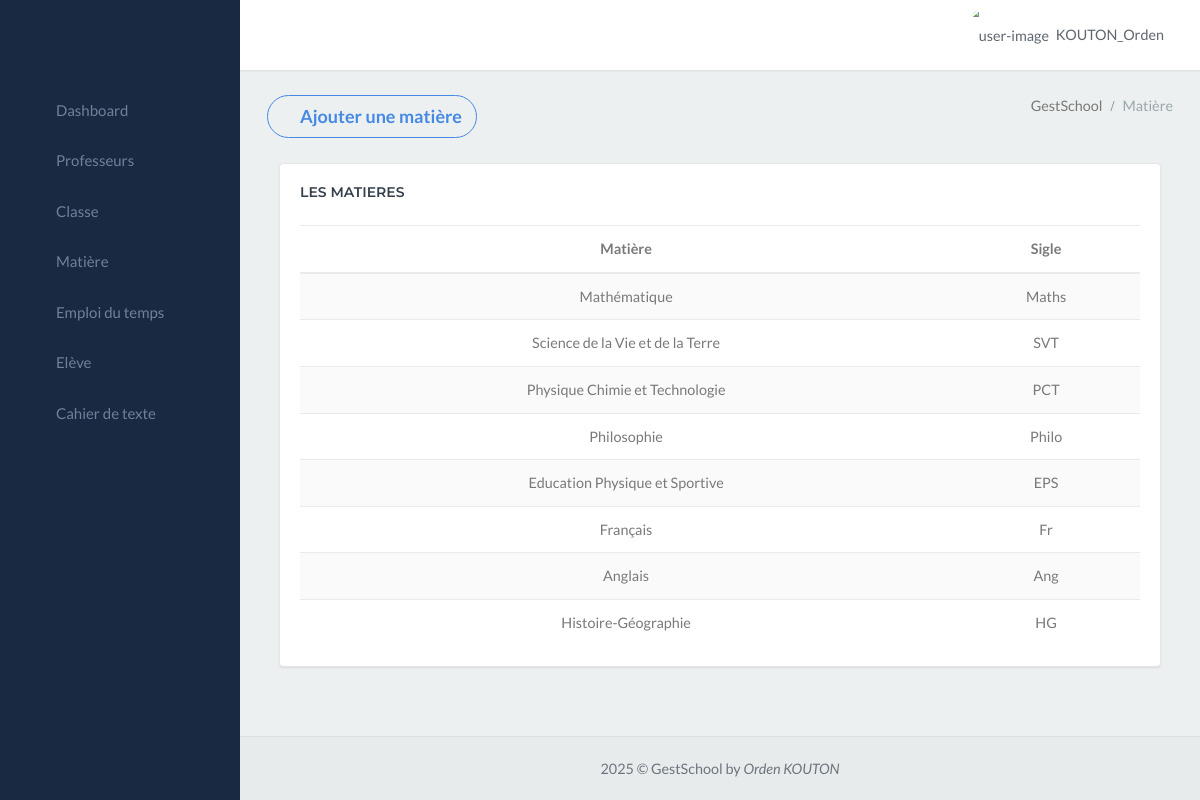
The app's page /gestschool_app/matière/ (signed in) with its own data.
### gestschool_app/models.py (models this page shows, shortened)
class CustomUser(AbstractUser):
    ROLE_CHOICES = (
        ('Choississez un rôle', 'Choississez un rôle'),
        ('Censeur', 'Censeur'),
        ('Surveillant', 'Surveillant'),
        ('Secrétaire', 'Secrétaire'),
        ('Professeur', 'Professeur'),
        ('Comptable', 'Comptable'),
        ('superadmin', 'superadmin'),
    )
    role = models.CharField(max_length=20, choices=ROLE_CHOICES, default='Personnel')
    groups = models.ManyToManyField(
        'auth.Group',
        verbose_name='groups',
        blank=True,
        help_text='The groups this user belongs to. A user will get all permissions granted to each of their groups.',
        related_name="customuser_set",  # Ajout de related_name
        related_query_name="user",
    )
    user_permissions = models.ManyToManyField(
        'auth.Permission',
        verbose_name='user permissions',
        blank=True,
        help_text='Specific permissions for this user.',
        related_name="customuser_permissions_set", # Ajout de related_name
        related_query_name="user",
    )

class Matiere(models.Model):
    nom = models.CharField(max_length=80)
    sigle = models.CharField(max_length=50)

### gestschool_app/views.py (called while the page is built)
@login_required
def matiere(request):
       matieres = Matiere.objects.all()
       return render(request, 'autre/matiere.html', {'matieres': matieres})

### gestschool_app/templates/autre/matiere.html (shortened to what this page needs)
{% extends "menu.html" %}
{% block content %}
<div class="content-page">
    <div class="content">
        <div class="container-fluid">
            <div class="row">
                <div class="col-12">
                    <div class="page-title-box">
                        <button type="button"
                            class="page-title btn btn-outline-success btn-rounded waves-effect width-md waves-light"
                            data-toggle="modal" data-target=".bs-example-modal-lg">
                            <i class="ion ion-md-add-circle"></i>
                            Ajouter une matière
                        </button>
                        <div class="page-title-right">
                            <ol class="breadcrumb p-0 m-0">
                                <li class="breadcrumb-item active">GestSchool</li>
                                <li class="breadcrumb-item"><a>Matière</a></li>
                            </ol>
                        </div>
                        <div class="clearfix"></div>
                    </div>
                </div>
            </div>
            <div class="container-fluid">
                <div class="row">
                    <div class="col-lg-12">
                        <div class="card">
                            <div class="card-body">
                                <h4 class="header-title mb-4">Les Matieres</h4>
                                <div class="table-responsive">
                                    <table class="table table-striped mb-0">
                                        <thead>
                                            <tr>
                                                <th style="text-align: center;">Matière</th>
                                                <th style="text-align: center;">Sigle</th>
                                            </tr>
                                        </thead>
                                        <tbody>
                                            {% for matiere in matieres %}
                                            <tr style="text-align: center;">
                                                <td>{{ matiere.nom }}</td>
                                                <td>{{ matiere.sigle }}</td>
                                            </tr>
                                            {% empty %}
                                            <tr>
                                                <td colspan="3" style="text-align: center; color: red; font-style: italic;">Aucune matière enregistrée</td>
                                            </tr>
                                            {% endfor %}
                                        </tbody>
                                    </table>
                                </div>
                            </div>
                        </div>
                    </div>
                </div>
            </div>
        </div>
    </div>
</div>
{% endblock %}

### gestschool_app/templates/menu.html (shortened to what this page needs)
{% load custom_filters %}
<!DOCTYPE html>
<html lang="en">
<head>
    <link href="/static/libs/sweetalert2/sweetalert2.min.css" rel="stylesheet" type="text/css">
    <link href="/static/libs/datatables/dataTables.bootstrap4.min.css" rel="stylesheet" type="text/css">
    <link href="/static/libs/datatables/buttons.bootstrap4.min.css" rel="stylesheet" type="text/css">
    <link href="/static/libs/datatables/responsive.bootstrap4.min.css" rel="stylesheet" type="text/css">
    <link href="/static/libs/datatables/select.bootstrap4.min.css" rel="stylesheet" type="text/css">
    <link href="/static/css/bootstrap.min.css" rel="stylesheet" type="text/css" id="bootstrap-stylesheet">
    <link href="/static/css/icons.min.css" rel="stylesheet" type="text/css">
    <link href="/static/css/app.min.css" rel="stylesheet" type="text/css" id="app-stylesheet">
</head>
<body>
    <div id="wrapper">
        <div class="navbar-custom">
            <ul class="list-unstyled topnav-menu float-right mb-0">
                <li class="dropdown notification-list">
                    <a class="nav-link dropdown-toggle nav-user mr-0 waves-effect" data-toggle="dropdown" href="#"
                        role="button" aria-haspopup="false" aria-expanded="false">
                        <img src="/static/images/utilisateur-de-profil.png" alt="user-image" class="rounded-circle">
                        <span class="pro-user-name ml-1">
                            {{user.username}} <i class="mdi mdi-chevron-down"></i>
                        </span>
                    </a>
                </li>
            </ul>
            <div class="logo-box">
                <a class="logo text-center logo-light">
                    <span class="logo-lg">
                    </span>
                </a>
            </div>
            <ul class="list-unstyled topnav-menu topnav-menu-left m-0">
                <li>
                    <button class="button-menu-mobile waves-effect">
                        <i class="mdi mdi-menu"></i>
                    </button>
                </li>
            </ul>
        </div>
        <div class="left-side-menu">
            <div class="slimscroll-menu">
                <div id="sidebar-menu">
                    <ul class="metismenu" id="side-menu">
                        {% if user.role == "Censeur" %}
                            <li>
                                <a href="{% url 'index' %}" class="waves-effect">
                                    <i class="ion-md-speedometer"></i>
                                    <span> Dashboard </span>
                                </a>
                            </li>
                            <li>
                                <a href="{% url 'professeur' %}" class="waves-effect">
                                    <i class="mdi mdi-account-outline"></i>
                                    <span> Professeurs </span>
                                </a>
                            </li>
                            <li>
                                <a href="{% url 'classe' %}" class="waves-effect">
                                    <i class="ion-md-home"></i>
                                    <span> Classe </span>
                                </a>
                            </li>
                            <li>
                                <a href="{% url 'matiere' %}" class="waves-effect">
                                    <i class="ion-md-flask"></i>
                                    <span> Matière </span>
                                </a>
                            </li>
                            <li>
                                <a href="{% url 'emploi' %}" class="waves-effect">
                                    <i class="ion ion-ios-calendar"></i>
                                    <span> Emploi du temps </span>
                                </a>
                            </li>
                            <li>
                                <a href="{% url 'eleve' %}" class="waves-effect">
                                    <i class="ion-ios-contacts"></i>
                                    <span> Elève </span>
                                </a>
                            </li>
                            <li>
                                <a href="{% url 'visualisation_cahier_texte' %}" class="waves-effect">
                                    <i class="ion ion-ios-book"></i>
                                    <span> Cahier de texte </span>
                                </a>
                            </li>
                        {% endif %}
                    </ul>
                </div>
            </div>
        </div>
        {% block content %}
        {% endblock %}
         <footer class="footer">
            <div class="container-fluid">
                <div class="row">
                    <div class="col-md-12">
                        2025 &copy; GestSchool by <em>Orden KOUTON</em>
                    </div>
                </div>
            </div>
        </footer>
    </div>
</body>
</html>

### records on screen
CustomUser: username "KOUTON_Orden"
Matiere: nom "Mathématique", sigle "Maths"
Matiere: nom "Science de la Vie et de la Terre", sigle "SVT"
Matiere: nom "Physique Chimie et Technologie", sigle "PCT"
Matiere: nom "Philosophie", sigle "Philo"
Matiere: nom "Education Physique et Sportive", sigle "EPS"
Matiere: nom "Français", sigle "Fr"
Matiere: nom "Anglais", sigle "Ang"
Matiere: nom "Histoire-Géographie", sigle "HG"
